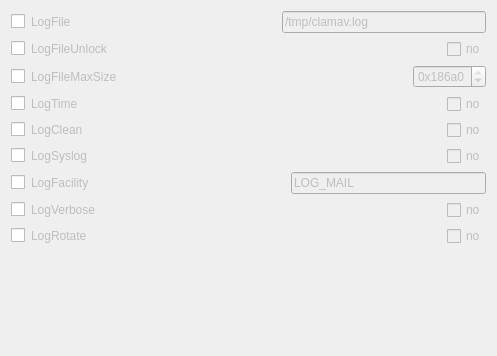
               <widget class="QWidget" name="scrollAreaWidgetContents_2">
                <property name="geometry">
                 <rect>
                  <x>0</x>
                  <y>0</y>
                  <width>497</width>
                  <height>356</height>
                 </rect>
                </property>
                <layout class="QVBoxLayout" name="verticalLayout_6">
                 <item>
                  <layout class="QHBoxLayout" name="horizontalLayoutLogFile">
                   <item>
                    <widget class="QCheckBox" name="checkBoxEnableLogFile">
                     <property name="text">
                      <string/>
                     </property>
                    </widget>
                   </item>
                   <item>
                    <widget class="QLabel" name="labelLogFile">
                     <property name="enabled">
                      <bool>false</bool>
                     </property>
                     <property name="toolTip">
                      <string>STRING&lt;br /&gt;
Save all reports to a log file.&lt;br /&gt;
Default: disabled</string>
                     </property>
                     <property name="text">
                      <string>LogFile</string>
                     </property>
                    </widget>
                   </item>
                   <item>
                    <spacer name="horizontalSpacer_4">
                     <property name="orientation">
                      <enum>Qt::Horizontal</enum>
                     </property>
                     <property name="sizeHint" stdset="0">
                      <size>
                       <width>40</width>
                       <height>20</height>
                      </size>
                     </property>
                    </spacer>
                   </item>
                   <item>
                    <widget class="QLineEdit" name="lineEditLogFile">
                     <property name="enabled">
                      <bool>false</bool>
                     </property>
                     <property name="text">
                      <string>/tmp/clamav.log</string>
                     </property>
                    </widget>
                   </item>
                  </layout>
                 </item>
                 <item>
                  <layout class="QHBoxLayout" name="horizontalLayoutLogFileUnlock">
                   <item>
                    <widget class="QCheckBox" name="checkBoxEnableLogFileUnlock">
                     <property name="text">
                      <string/>
                     </property>
                    </widget>
                   </item>
                   <item>
                    <widget class="QLabel" name="labelLogFileUnlock">
                     <property name="enabled">
                      <bool>false</bool>
                     </property>
                     <property name="toolTip">
                      <string>BOOL&lt;br /&gt;
By default the log file is locked for writing and only a single daemon process can write to it. This option disables the lock.&lt;br /&gt;
Default: no</string>
                     </property>
                     <property name="text">
                      <string>LogFileUnlock</string>
                     </property>
                    </widget>
                   </item>
                   <item>
                    <spacer name="horizontalSpacer_5">
                     <property name="orientation">
                      <enum>Qt::Horizontal</enum>
                     </property>
                     <property name="sizeHint" stdset="0">
                      <size>
                       <width>40</width>
                       <height>20</height>
                      </size>
                     </property>
                    </spacer>
                   </item>
                   <item>
                    <widget class="QCheckBox" name="checkBoxLogFileUnlock">
                     <property name="enabled">
                      <bool>false</bool>
                     </property>
                     <property name="text">
                      <string>no</string>
                     </property>
                    </widget>
                   </item>
                  </layout>
                 </item>
                 <item>
                  <layout class="QHBoxLayout" name="horizontalLayoutLogFileMaxSize">
                   <item>
                    <widget class="QCheckBox" name="checkBoxEnableLogFileMaxSize">
                     <property name="text">
                      <string/>
                     </property>
                    </widget>
                   </item>
                   <item>
                    <widget class="QLabel" name="labelLogFileMaxSize">
                     <property name="enabled">
                      <bool>false</bool>
                     </property>
                     <property name="toolTip">
                      <string>SIZE&lt;br /&gt;
Maximum size of the log file.&lt;br /&gt;
Value of 0 disables the limit.&lt;br /&gt;
Default: 1048576</string>
                     </property>
                     <property name="text">
                      <string>LogFileMaxSize</string>
                     </property>
                    </widget>
                   </item>
                   <item>
                    <spacer name="horizontalSpacer_6">
                     <property name="orientation">
                      <enum>Qt::Horizontal</enum>
                     </property>
                     <property name="sizeHint" stdset="0">
                      <size>
                       <width>40</width>
                       <height>20</height>
                      </size>
                     </property>
                    </spacer>
                   </item>
                   <item>
                    <widget class="QSpinBox" name="spinBoxLogFileMaxSize">
                     <property name="enabled">
                      <bool>false</bool>
                     </property>
                     <property name="prefix">
                      <string>0x</string>
                     </property>
                     <property name="maximum">
                      <number>2147483647</number>
                     </property>
                     <property name="value">
                      <number>1048576</number>
                     </property>
                     <property name="displayIntegerBase">
                      <number>16</number>
                     </property>
                    </widget>
                   </item>
                  </layout>
                 </item>
                 <item>
                  <layout class="QHBoxLayout" name="horizontalLayoutLogTime">
                   <item>
                    <widget class="QCheckBox" name="checkBoxEnableLogTime">
                     <property name="text">
                      <string/>
                     </property>
                    </widget>
                   </item>
                   <item>
                    <widget class="QLabel" name="labelLogTime">
                     <property name="enabled">
                      <bool>false</bool>
                     </property>
                     <property name="toolTip">
                      <string>BOOL&lt;br /&gt;
Log time for each message.&lt;br /&gt;
Default: no</string>
                     </property>
                     <property name="text">
                      <string>LogTime</string>
                     </property>
                    </widget>
                   </item>
                   <item>
                    <spacer name="horizontalSpacer_7">
                     <property name="orientation">
                      <enum>Qt::Horizontal</enum>
                     </property>
                     <property name="sizeHint" stdset="0">
                      <size>
                       <width>40</width>
                       <height>20</height>
                      </size>
                     </property>
                    </spacer>
                   </item>
                   <item>
                    <widget class="QCheckBox" name="checkBoxLogTime">
                     <property name="enabled">
                      <bool>false</bool>
                     </property>
                     <property name="text">
                      <string>no</string>
                     </property>
                    </widget>
                   </item>
                  </layout>
                 </item>
                 <item>
                  <layout class="QHBoxLayout" name="horizontalLayoutLogClean">
                   <item>
                    <widget class="QCheckBox" name="checkBoxEnableLogClean">
                     <property name="text">
                      <string/>
                     </property>
                    </widget>
                   </item>
                   <item>
                    <widget class="QLabel" name="labelLogClean">
                     <property name="enabled">
                      <bool>false</bool>
                     </property>
                     <property name="toolTip">
                      <string>BOOL&lt;br /&gt;
Log all clean files.&lt;br /&gt;
Useful in debugging but drastically increases the log size.&lt;br /&gt;
Default: no</string>
                     </property>
                     <property name="text">
                      <string>LogClean</string>
                     </property>
                    </widget>
                   </item>
                   <item>
                    <spacer name="horizontalSpacer_8">
                     <property name="orientation">
                      <enum>Qt::Horizontal</enum>
                     </property>
                     <property name="sizeHint" stdset="0">
                      <size>
                       <width>40</width>
                       <height>20</height>
                      </size>
                     </property>
                    </spacer>
                   </item>
                   <item>
                    <widget class="QCheckBox" name="checkBoxLogClean">
                     <property name="enabled">
                      <bool>false</bool>
                     </property>
                     <property name="text">
                      <string>no</string>
                     </property>
                    </widget>
                   </item>
                  </layout>
                 </item>
                 <item>
                  <layout class="QHBoxLayout" name="horizontalLayoutLogSyslog">
                   <item>
                    <widget class="QCheckBox" name="checkBoxEnableLogSyslog">
                     <property name="text">
                      <string/>
                     </property>
                    </widget>
                   </item>
                   <item>
                    <widget class="QLabel" name="labelLogSyslog">
                     <property name="enabled">
                      <bool>false</bool>
                     </property>
                     <property name="toolTip">
                      <string>BOOL&lt;br /&gt;
Use the system logger (can work together with LogFile).&lt;br /&gt;
Default: no</string>
                     </property>
                     <property name="text">
                      <string>LogSyslog</string>
                     </property>
                    </widget>
                   </item>
                   <item>
                    <spacer name="horizontalSpacer_9">
                     <property name="orientation">
                      <enum>Qt::Horizontal</enum>
                     </property>
                     <property name="sizeHint" stdset="0">
                      <size>
                       <width>40</width>
                       <height>20</height>
                      </size>
                     </property>
                    </spacer>
                   </item>
                   <item>
                    <widget class="QCheckBox" name="checkBoxLogSyslog">
                     <property name="enabled">
                      <bool>false</bool>
                     </property>
                     <property name="text">
                      <string>no</string>
                     </property>
                    </widget>
                   </item>
                  </layout>
                 </item>
                 <item>
                  <layout class="QHBoxLayout" name="horizontalLayoutLogFacility">
                   <item>
                    <widget class="QCheckBox" name="checkBoxEnableLogFacility">
                     <property name="text">
                      <string/>
                     </property>
                    </widget>
                   </item>
                   <item>
                    <widget class="QLabel" name="labelLogFacility">
                     <property name="enabled">
                      <bool>false</bool>
                     </property>
                     <property name="toolTip">
                      <string>STRING&lt;br /&gt;
Type of syslog messages&lt;br /&gt;
Please refer to 'man syslog' for facility names.&lt;br /&gt;
Default: LOG_LOCAL6</string>
                     </property>
                     <property name="text">
                      <string>LogFacility</string>
                     </property>
                    </widget>
                   </item>
                   <item>
                    <spacer name="horizontalSpacer_10">
                     <property name="orientation">
                      <enum>Qt::Horizontal</enum>
                     </property>
                     <property name="sizeHint" stdset="0">
                      <size>
                       <width>40</width>
                       <height>20</height>
                      </size>
                     </property>
                    </spacer>
                   </item>
                   <item>
                    <widget class="QLineEdit" name="lineEditLogFacility">
                     <property name="enabled">
                      <bool>false</bool>
                     </property>
                     <property name="text">
                      <string>LOG_MAIL</string>
                     </property>
                    </widget>
                   </item>
                  </layout>
                 </item>
                 <item>
                  <layout class="QHBoxLayout" name="horizontalLayoutLogVerbose">
                   <item>
                    <widget class="QCheckBox" name="checkBoxEnableLogVerbose">
                     <property name="text">
                      <string/>
                     </property>
                    </widget>
                   </item>
                   <item>
                    <widget class="QLabel" name="labelLogVerbose">
                     <property name="enabled">
                      <bool>false</bool>
                     </property>
                     <property name="toolTip">
                      <string>BOOL&lt;br /&gt;
Enable verbose logging.&lt;br /&gt;
Default: no</string>
                     </property>
                     <property name="text">
                      <string>LogVerbose</string>
                     </property>
                    </widget>
                   </item>
                   <item>
                    <spacer name="horizontalSpacer_11">
                     <property name="orientation">
                      <enum>Qt::Horizontal</enum>
                     </property>
                     <property name="sizeHint" stdset="0">
                      <size>
                       <width>40</width>
                       <height>20</height>
                      </size>
                     </property>
                    </spacer>
                   </item>
                   <item>
                    <widget class="QCheckBox" name="checkBoxLogVerbose">
                     <property name="enabled">
                      <bool>false</bool>
                     </property>
                     <property name="text">
                      <string>no</string>
                     </property>
                    </widget>
                   </item>
                  </layout>
                 </item>
                 <item>
                  <layout class="QHBoxLayout" name="horizontalLayoutLogRotate">
                   <item>
                    <widget class="QCheckBox" name="checkBoxEnableLogRotate">
                     <property name="text">
                      <string/>
                     </property>
                    </widget>
                   </item>
                   <item>
                    <widget class="QLabel" name="labelLogRotate">
                     <property name="enabled">
                      <bool>false</bool>
                     </property>
                     <property name="toolTip">
                      <string>BOOL&lt;br /&gt;
Rotate log file. Requires LogFileMaxSize option set prior to this option.&lt;br /&gt;
Default: no</string>
                     </property>
                     <property name="text">
                      <string>LogRotate</string>
                     </property>
                    </widget>
                   </item>
                   <item>
                    <spacer name="horizontalSpacer_12">
                     <property name="orientation">
                      <enum>Qt::Horizontal</enum>
                     </property>
                     <property name="sizeHint" stdset="0">
                      <size>
                       <width>40</width>
                       <height>20</height>
                      </size>
                     </property>
                    </spacer>
                   </item>
                   <item>
                    <widget class="QCheckBox" name="checkBoxLogRotate">
                     <property name="enabled">
                      <bool>false</bool>
                     </property>
                     <property name="text">
                      <string>no</string>
                     </property>
                    </widget>
                   </item>
                  </layout>
                 </item>
                 <item>
                  <spacer name="verticalSpacer_2">
                   <property name="orientation">
                    <enum>Qt::Vertical</enum>
                   </property>
                   <property name="sizeHint" stdset="0">
                    <size>
                     <width>20</width>
                     <height>40</height>
                    </size>
                   </property>
                  </spacer>
                 </item>
                </layout>
               </widget>
